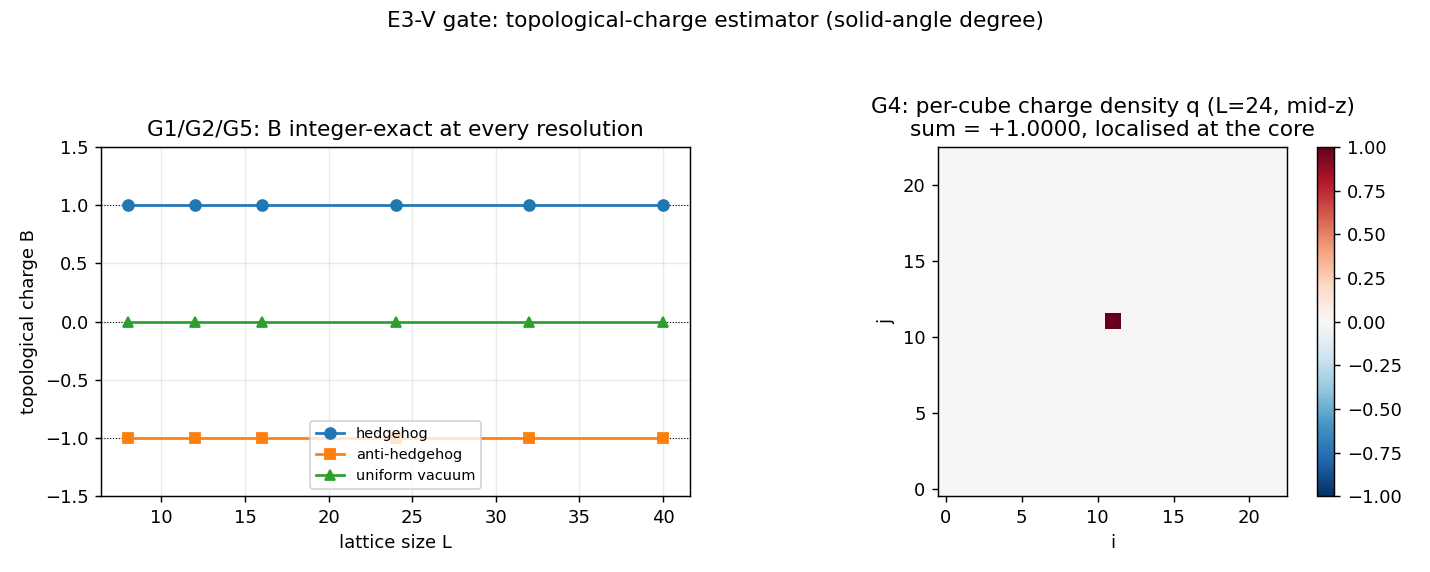

This chart was generated by the following Python code:
"""E3V_gate.py -- MANDATORY engineering gate for E3_DEFECTS.

Validate the TOPOLOGICAL-CHARGE estimator (the solid-angle / Berg-Luscher degree
of n: surface -> S^2) BEFORE any stability measurement, exactly as the charter
requires.  The estimator must:

  G1  return B = +1 for the hedgehog n(r)=r_hat and B = 0 for the uniform vacuum
      n = z_hat, to integer precision, at every resolution L;
  G2  return B = -1 for the anti-hedgehog n(r)=-r_hat (a sign the estimator must
      resolve, not assume);
  G3  be a TOPOLOGICAL invariant: unchanged (to <1e-6) under a global O(3)
      rotation of every spin (S^2 is homogeneous -- the degree cannot depend on
      where 'north' is), and unchanged by small smooth noise followed by cooling;
  G4  be ADDITIVE/LOCAL: the per-cube charge field sums to the same B as the
      outer-boundary degree (interior faces cancel -- a geometric identity), and
      a hedgehog/anti-hedgehog pair returns net B = 0;
  G5  CONVERGE: B(hedgehog) stays an integer +1 under grid refinement
      L = 8..40 (no drift), so later collapse of B is physics, not discretisation.

If any of these fail the gate FAILS and E3-1 does not proceed.  Anti-circularity:
no topological number is inserted; B is a pure solid-angle count of the spins.
"""
from __future__ import annotations

import json
import time
from pathlib import Path

import numpy as np
import matplotlib
matplotlib.use("Agg")
import matplotlib.pyplot as plt  # noqa: E402

import e3_core as e3  # noqa: E402

OUT = Path(__file__).resolve().parent
TOL = 1e-6


def _rot_matrix(axis, ang):
    axis = np.asarray(axis, float); axis /= np.linalg.norm(axis)
    K = np.array([[0, -axis[2], axis[1]], [axis[2], 0, -axis[0]],
                  [-axis[1], axis[0], 0]])
    return np.eye(3) + np.sin(ang) * K + (1 - np.cos(ang)) * (K @ K)


def main():
    t0 = time.time()
    print("=" * 72)
    print("E3-V GATE -- topological-charge estimator validation")
    print("=" * 72)

    Ls = [8, 12, 16, 24, 32, 40]
    notes = []

    # ---- G1/G2/G5: charge of the three reference textures vs L ---------- #
    g1 = g2 = g5 = True
    refrows = []
    for L in Ls:
        Bh = e3.topological_charge(e3.hedgehog(L, +1))
        Ba = e3.topological_charge(e3.hedgehog(L, -1))
        Bu = e3.topological_charge(e3.uniform(L))
        refrows.append({"L": L, "B_hedgehog": Bh, "B_anti": Ba, "B_uniform": Bu})
        ok = (abs(Bh - 1) < TOL) and (abs(Bu) < TOL)
        if not ok:
            g1 = False; notes.append(f"L={L}: B_hh={Bh:.2e} B_unif={Bu:.2e}")
        if abs(Ba + 1) > TOL:
            g2 = False; notes.append(f"L={L}: B_anti={Ba:.4f} (want -1)")
        print(f"  L={L:3d}  B(hedgehog)={Bh:+.7f}  B(anti)={Ba:+.7f}  "
              f"B(uniform)={Bu:+.1e}")
    # G5 = no integer drift across L (already integer to TOL above)
    drift = max(abs(r["B_hedgehog"] - 1) for r in refrows)
    g5 = drift < TOL

    # ---- G3: rotational (gauge) invariance + noise+cooling robustness --- #
    L = 24
    nh = e3.hedgehog(L, +1)
    B0 = e3.topological_charge(nh)
    rng = np.random.default_rng(0)
    rot_dev = 0.0
    for _ in range(5):
        R = _rot_matrix(rng.standard_normal(3), rng.uniform(0, np.pi))
        nr = nh @ R.T
        rot_dev = max(rot_dev, abs(e3.topological_charge(nr) - B0))
    # smooth noise then cool: integer charge must be restored
    noisy = e3._normalize(nh + 0.25 * rng.standard_normal(nh.shape))
    B_noisy_raw = e3.topological_charge(noisy)
    B_noisy_cool, _, _ = e3.cooled_charge(noisy, steps=40)
    g3 = (rot_dev < TOL) and (abs(B_noisy_cool - 1) < 1e-3)
    if not g3:
        notes.append(f"G3: rot_dev={rot_dev:.2e} B_noisy_cooled={B_noisy_cool:.3f}")
    print(f"  G3 rotation invariance: max |dB|={rot_dev:.2e} over 5 random O(3)")
    print(f"  G3 noise+cool: B_raw(noisy)={B_noisy_raw:+.3f} -> "
          f"B_cooled={B_noisy_cool:+.3f} (want +1)")

    # ---- G4: locality/additivity + pair neutrality ---------------------- #
    q = e3.charge_field(nh)
    B_sum = float(q.sum())
    # boundary-surface degree computed independently from the SAME field by
    # summing only cubes touching the outer shell would re-derive the identity;
    # here we check sum(local)==topological_charge (same call) AND that the
    # charge is localised: the central 4^3 block holds ~all of it.
    Bcore = e3.core_charge(nh, radius=2)
    nd = e3.dipole(L)
    B_pair = e3.topological_charge(nd)
    g4 = (abs(B_sum - B0) < TOL) and (abs(Bcore - 1) < 0.05) and (abs(B_pair) < 1e-3)
    if not g4:
        notes.append(f"G4: B_sum={B_sum:.4f} B_core={Bcore:.4f} B_pair={B_pair:.4f}")
    print(f"  G4 locality: sum(q_cube)={B_sum:+.7f}  core(4^3)={Bcore:+.4f}  "
          f"dipole net B={B_pair:+.4f}")

    gate_pass = g1 and g2 and g3 and g4 and g5
    print("-" * 72)
    for tag, ok in [("G1 hedgehog=+1, vacuum=0", g1), ("G2 anti=-1", g2),
                    ("G3 O(3)-invariant + noise/cool", g3),
                    ("G4 local/additive + pair=0", g4),
                    ("G5 integer under refinement", g5)]:
        print(f"  {tag:38s}: {'PASS' if ok else 'FAIL'}")
    for x in notes:
        print("    -", x)
    print("=" * 72)
    print(f"GATE: {'PASS -- estimator validated, E3-1 may proceed' if gate_pass else 'FAIL'}")
    print("=" * 72)

    payload = {
        "gate_pass": bool(gate_pass),
        "checks": {"G1": bool(g1), "G2": bool(g2), "G3": bool(g3),
                   "G4": bool(g4), "G5": bool(g5)},
        "reference_textures_vs_L": refrows,
        "G3_rotation_max_dev": rot_dev,
        "G3_noisy_raw": B_noisy_raw, "G3_noisy_cooled": B_noisy_cool,
        "G4_sum_local": B_sum, "G4_core_charge": Bcore, "G4_dipole_net": B_pair,
        "G5_refinement_drift": drift,
        "notes": notes,
        "Ls": Ls,
        "runtime_s": time.time() - t0,
        "timestamp_utc": time.strftime("%Y-%m-%dT%H:%M:%SZ", time.gmtime()),
    }
    (OUT / "E3V_gate.json").write_text(json.dumps(payload, indent=2, default=float))
    print(f"saved {OUT/'E3V_gate.json'}  ({payload['runtime_s']:.0f}s)")

    # ---- figure: charge vs L, and the central charge-density slice ------ #
    fig, axes = plt.subplots(1, 2, figsize=(11, 4.4))
    ax = axes[0]
    Larr = [r["L"] for r in refrows]
    ax.axhline(1, color="k", lw=0.6, ls=":")
    ax.axhline(0, color="k", lw=0.6, ls=":")
    ax.axhline(-1, color="k", lw=0.6, ls=":")
    ax.plot(Larr, [r["B_hedgehog"] for r in refrows], "o-", label="hedgehog")
    ax.plot(Larr, [r["B_anti"] for r in refrows], "s-", label="anti-hedgehog")
    ax.plot(Larr, [r["B_uniform"] for r in refrows], "^-", label="uniform vacuum")
    ax.set_xlabel("lattice size L"); ax.set_ylabel("topological charge B")
    ax.set_title("G1/G2/G5: B integer-exact at every resolution")
    ax.set_ylim(-1.5, 1.5); ax.legend(fontsize=8); ax.grid(alpha=0.25)

    ax = axes[1]
    qc = q[:, :, q.shape[2] // 2]                  # mid-z slice of charge density
    im = ax.imshow(qc.T, origin="lower", cmap="RdBu_r",
                   vmin=-qc.max(), vmax=qc.max())
    ax.set_title(f"G4: per-cube charge density q (L=24, mid-z)\n"
                 f"sum = {B_sum:+.4f}, localised at the core")
    ax.set_xlabel("i"); ax.set_ylabel("j")
    fig.colorbar(im, ax=ax, fraction=0.046)
    fig.suptitle("E3-V gate: topological-charge estimator (solid-angle degree)",
                 fontsize=12)
    fig.tight_layout(rect=[0, 0, 1, 0.95])
    fig.savefig(OUT / "E3V_gate.png", dpi=130)
    print(f"saved {OUT/'E3V_gate.png'}")
    return gate_pass


if __name__ == "__main__":
    main()
